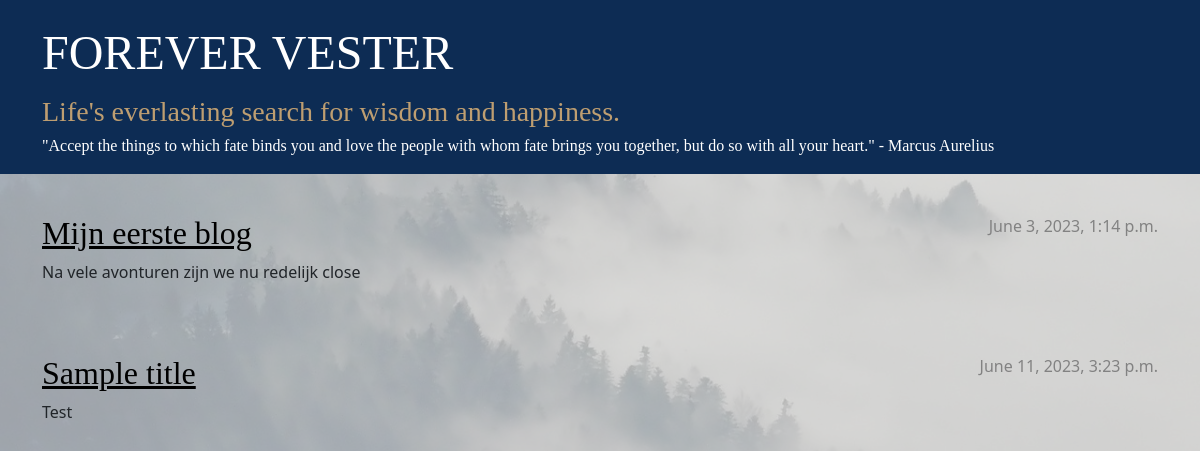
The app's page /, older data.
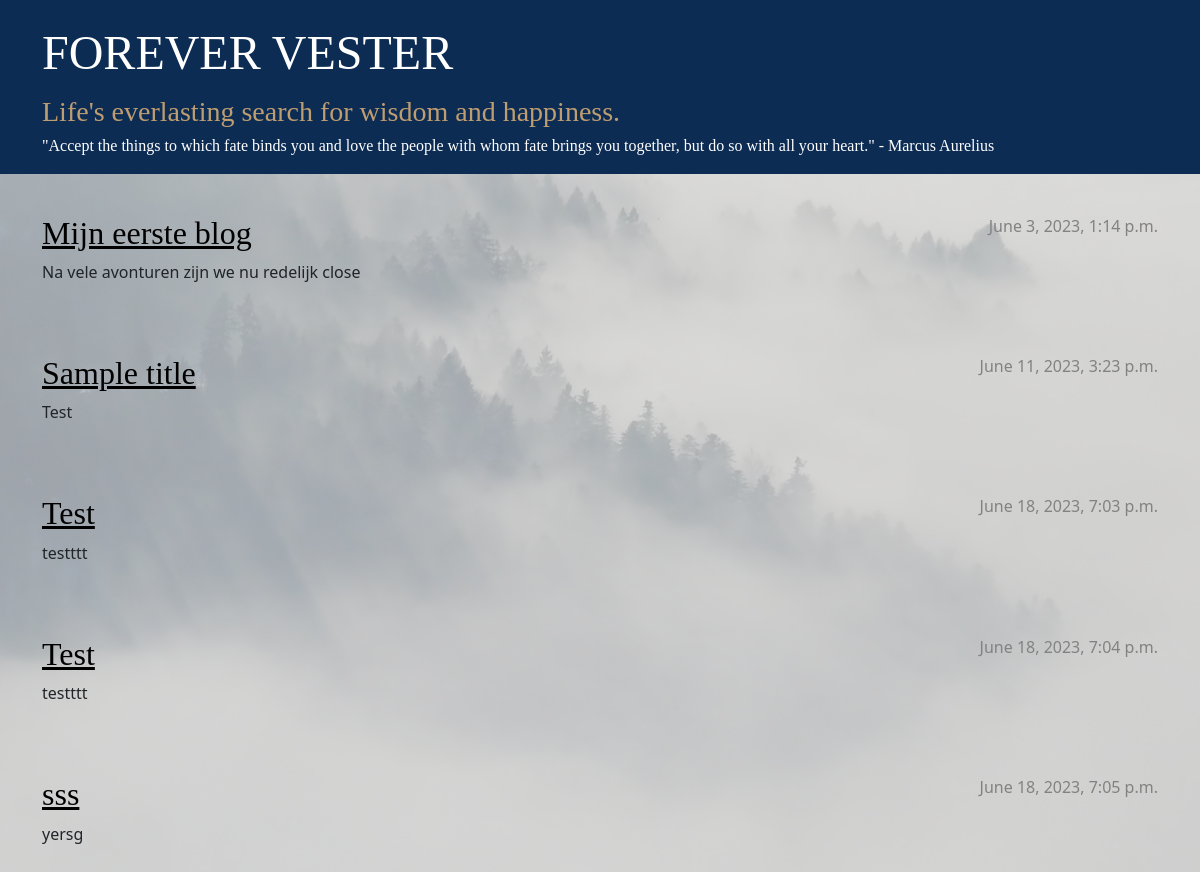
The same page, newer data.
### blog/models.py (models this page shows, shortened)
class Post(models.Model):
    author = models.ForeignKey(settings.AUTH_USER_MODEL, on_delete=models.CASCADE)
    title = models.CharField(max_length=200)
    text = models.TextField()
    created_date = models.DateTimeField(default=timezone.now)
    published_date = models.DateTimeField(blank=True, null=True)

### blog/views.py (the view)
# urls.py: path('', views.post_list, name='post_list'),
def post_list(request):
    posts = Post.objects.filter(published_date__lte=timezone.now()).order_by('published_date')
    return render(request, 'blog/post_list.html', {'posts': posts})

### blog/templates/blog/post_list.html
{% extends 'blog/base.html' %}
{% block content %}
    {% for post in posts %}
        <article class="post">
            <time class="date">
                {{ post.published_date }}
            </time>
            <h2><a href="{% url 'post_detail' pk=post.pk %}">{{ post.title }}</a></h2>
            <p>{{ post.text|linebreaksbr }}</p>
        </article>
    {% endfor %}
{% endblock %}

Row changes from the older to the newer data that the page shows:
added Post: published_date "June 18, 2023, 7:03 p.m.", title "Test", text "testttt"
added Post: published_date "June 18, 2023, 7:04 p.m.", title "Test", text "testttt"
added Post: published_date "June 18, 2023, 7:05 p.m.", title "sss", text "yersg"
